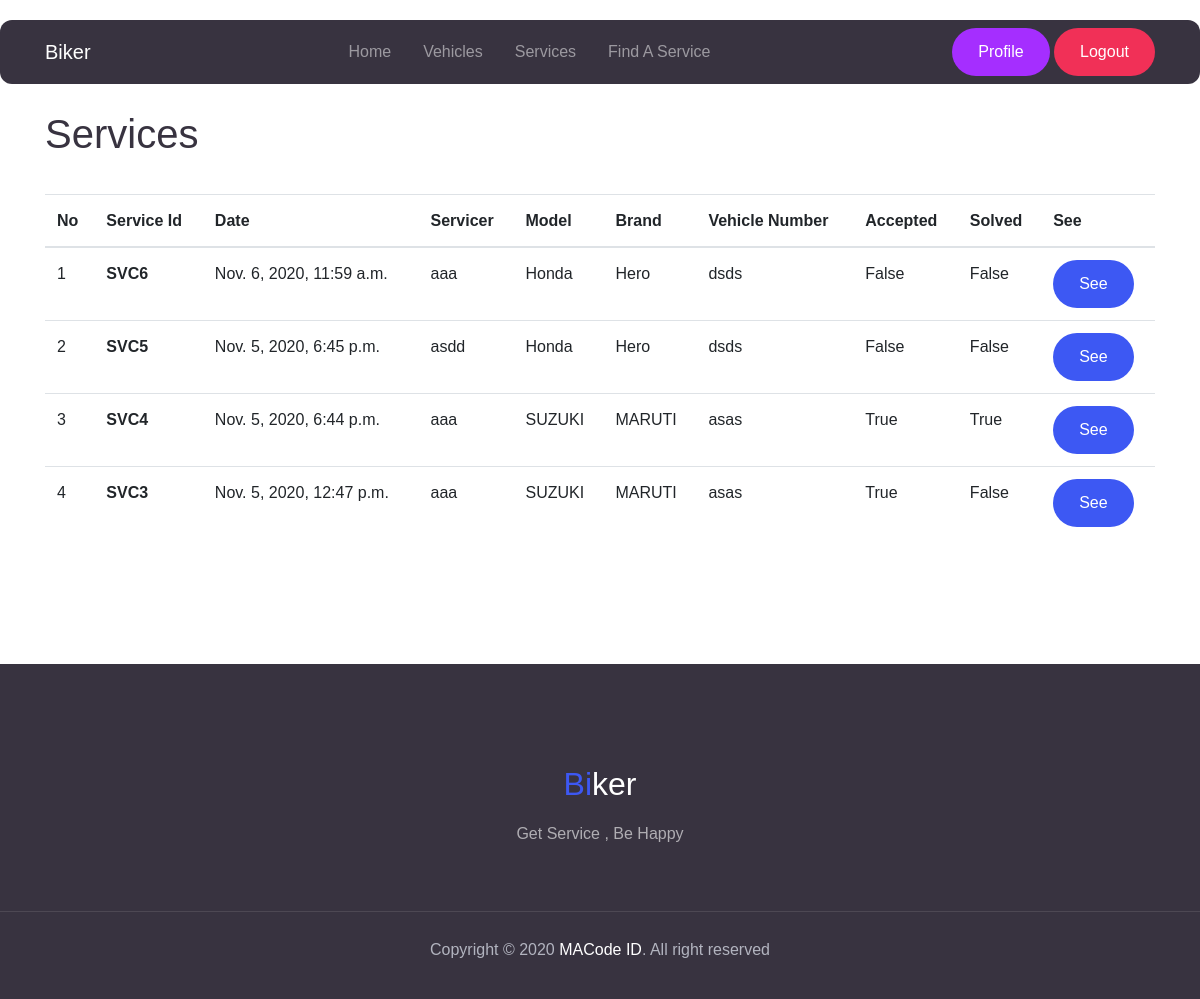
The page /account/services_user/ (signed in) on the database its author committed.
### service/models.py (models this page shows, shortened)
class Service(models.Model):
    servicer = models.ForeignKey(Account,related_name="servicer_service",on_delete=models.CASCADE)
    user = models.ForeignKey(Account,related_name="user_service",on_delete=models.CASCADE)
    brand = models.ForeignKey(Brand, related_name="brand_service", on_delete=models.CASCADE)
    vehicle_fk = models.ForeignKey(Vehicle,related_name="vehicle_service",on_delete=models.CASCADE,default=None)
    model_fk = models.ForeignKey(Models, related_name="model_service", on_delete=models.CASCADE)
    problem = models.TextField()
    problem_image = models.ImageField(verbose_name="Problem Image")
    solved = models.BooleanField(default=False)
    accept = models.BooleanField(default=False)
    remarks = models.TextField(default="",blank=True)
    review = models.TextField(default="",blank=True)
    cancel_user = models.BooleanField(default=False)
    cancel_servicer = models.BooleanField(default=False)
    created_at = models.DateTimeField(auto_now_add=True)
    updated_at = models.DateTimeField(auto_now=True)
    class Meta:
        ordering = ["-created_at"]

### account/models.py (models this page shows)
class Account(models.Model):
    user = models.ForeignKey(User,related_name="user_ac",on_delete=models.CASCADE)
    is_servicer = models.BooleanField(default=False)
    address_fl = models.CharField(max_length=200,verbose_name="Address First Line")
    address_sl = models.CharField(max_length=200, verbose_name="Address Second Line")
    city = models.CharField(max_length=200)
    zip = models.CharField(max_length=6)
    mobile = models.CharField(max_length=12,default="")
    created_at = models.DateTimeField(auto_now_add=True)
    updated_at = models.DateTimeField(auto_now=True)
    def __str__(self):
        return str(self.user)
    class Meta:
        ordering= ["-created_at"]

### model/models.py (models this page shows, shortened)
class Models(models.Model):
    model_name = models.CharField(max_length=100,verbose_name="Model Name")
    status = models.BooleanField(default=True)
    brand = models.ForeignKey(Brand,related_name="model_brand",on_delete=models.CASCADE)
    created_at = models.DateTimeField(auto_now_add=True)
    updated_at = models.DateTimeField(auto_now=True)
    class Meta:
        ordering = ["-created_at"]
        verbose_name_plural = "Models"
        verbose_name = "Model"

### brand/models.py (models this page shows, shortened)
class Brand(models.Model):
    brand = models.CharField(max_length=100)
    logo = models.ImageField()
    status = models.BooleanField(default=True)
    created_at = models.DateTimeField(auto_now_add=True)
    updated_at = models.DateTimeField(auto_now=True)
    class Meta:
        ordering= ["-created_at"]

### vehicles/models.py (models this page shows)
class Vehicle(models.Model):
    vehicle_number=models.CharField(max_length=20)
    model_fk = models.ForeignKey(Models,related_name="model_vehicle",on_delete=models.CASCADE)
    user = models.ForeignKey(Account,related_name="account_vehicle",on_delete=models.CASCADE)
    status= models.BooleanField(default=False)
    created_at = models.DateTimeField(auto_now_add=True)
    updated_at = models.DateTimeField(auto_now=True)
    def __str__(self):
        return self.vehicle_number
    class Meta:
        ordering = ["-created_at"]

### account/views.py (the view)
# urls.py: path('services_user/',views.user_service,name="user_services"),
def user_service(request):
     if not request.user.is_authenticated:
        return redirect('/')
     else:
        account = Account.objects.get(user=request.user)
        if account.is_servicer==True:
            return redirect('/')
        try:
            services= Service.objects.filter(user=account)
            context={
                "services":services,
             }
            return render(request,'account/page/user/services.html',context)
        except Exception as E:
            return HttpResponse(str(E))

### account/context.py (called while the page is built)
def get_user(request):
    try:
        ac = Account.objects.get(user=request.user)
        if ac.is_servicer:
            context ={
                "servicer":True
                }
        else:
            context ={
                "servicer":False
                }
    except Exception as e:
        context ={
                "servicer":False
                }
    return context

### account/templates/account/page/user/services.html (shortened to what this page needs)
{% extends 'shared/page/base.html'%}
{%block body%}
{% include 'account/component/user/services_user.html' %}
{% endblock %}

### shared/templates/shared/page/base.html (shortened to what this page needs)
<!DOCTYPE html>
<html lang="en">
<head>
  {% load static %}
  <link rel="stylesheet" href="{% static "/assets/css/maicons.css" %}">
  <link rel="stylesheet" href="{% static "/assets/vendor/animate/animate.css" %}">
  <link rel="stylesheet" href="{% static "/assets/vendor/owl-carousel/css/owl.carousel.min.css" %}">
  <link rel="stylesheet" href="{% static "/assets/css/bootstrap.css" %}">
  <link rel="stylesheet" href="{% static "/assets/css/mobster.css" %}">
</head>
<body>
<nav class="navbar navbar-expand-lg navbar-dark bg-dark navbar-floating text-dark" style="border-radius:12px;" >
  <div class="container">
    <a class="navbar-brand " href="#">
  Biker
    </a>
    <div class="collapse navbar-collapse text-dark" id="navbarToggler" >
     {% if user.is_authenticated%}
    {% if servicer %}
        <ul class="navbar-nav ml-auto mt-3 mt-lg-0" >
       <li class="nav-item">
          <a class="nav-link" href="/">Home</a>
        </li>
        <li class="nav-item">
          <a class="nav-link" href="{% url 'servicer_vehicle'%}">Vehicles</a>
        </li>
        <li class="nav-item">
          <a class="nav-link" href="{% url 'servicer_services'%}">Services</a>
        </li>
      </ul>
            <div class="ml-auto my-2 my-lg-0">
        <a href="/logout" class="btn btn-danger rounded-pill text-white">Logout</a>
  </div>
    {% else %}
       <ul class="navbar-nav ml-auto mt-3 mt-lg-0" >
       <li class="nav-item">
          <a class="nav-link" href="/">Home</a>
        </li>
        <li class="nav-item">
          <a class="nav-link" href="{% url 'vehicle_user' %}">Vehicles</a>
        </li>
        <li class="nav-item">
          <a class="nav-link" href="{% url 'user_services'%}">Services</a>
        </li>
          <li class="nav-item">
          <a class="nav-link" href="{% url 'find_service_user'%}">Find A Service</a>
        </li>
      </ul>
       <div class="ml-auto my-2 my-lg-0">
       <a href="/profile" class="btn btn-secondary rounded-pill text-white">Profile</a>
        <a href="/logout" class="btn btn-danger rounded-pill text-white">Logout</a>
  </div>
    {% endif %}
      {% endif %}
    </div>
  </div>
</nav>
{% block body %}
{% endblock %}
<div class="page-footer-section bg-dark fg-white">
  <div class="container mb-5">
    <div class="row justify-content-center text-center wow fadeInUp">
      <div class="col-lg-8">
        <h3 class="mb-3"><span class="fg-primary">Bi</span>ker</h3>
        <p class="caption">Get Service , Be Happy</p>
      </div>
    </div>
  </div>
  <hr>
  <p class="text-center mt-4 wow fadeIn">Copyright &copy; 2020 <a href="https://www.macodeid.com/" class="fg-white fw-medium">MACode ID</a>. All right reserved</p>
</div>
</body>
</html>

### account/templates/account/component/user/services_user.html (shortened to what this page needs)
<br>
<br>
<br>
<br>
<html lang="en">
<head>
</head>
<body>
<div class="container">
  <div>
  <h2>Services</h2>
  </div>
  <br>
  <div class="table-responsive">
  <table class="table">
    <thead>
      <tr>
        <th>No</th>
        <th>Service Id</th>
        <th>Date</th>
        <th>Servicer</th>
        <th>Model</th>
        <th>Brand</th>
        <th>Vehicle Number</th>
        <th>Accepted</th>
        <th>Solved</th>
        <th>See</th>
      </tr>
    </thead>
    <tbody>
    {% if services %}
    {% for s in services%}
      <tr>
      <td>{{forloop.counter}}</td>
      <th>SVC{{s.pk}}</th>
       <td>{{s.created_at}}</td>
        <td>{{s.servicer}}</td>
        <td>{{s.model_fk.model_name}}</td>
        <td>{{s.brand.brand}}</td>
          <td>{{s.vehicle_fk}}</td>
        <td>{{s.accept}}</td>
        <td>{{s.solved}}</td>
        <td><a href="{% url 'see_service_user' s.pk%}" class="btn btn-primary rounded-pill text-white" >See</a></td>
      </tr>
    {% endfor %}
   {% else %}
    <tr>
    <td rowspan="4">No Data Found!!.</td></tr>
   {% endif %}
    </tbody>
  </table>
  </div>
</div>
</body>
</html>
<br>
<br>
<br>
<br>

### shared/static/assets/css/mobster.css (style rules this page uses)
:root { --primary: #3D58F3; --secondary: #A52EFF; --success: #0ABF9E; --warning: #E89E09; --info: #4699F8; --danger: #F13057; --indigo: #602FDA; --dark: #383340; --light: #F0EEF5; --gray: #6b6872; --white: #fff; --font-family: 'Quicksand', Arial, Helvetica, sans-serif; --line-height: 1.7; }
body { font-family: 'Quicksand', Arial, Helvetica, sans-serif; font-size: 16px; line-height: 1.7; color: #383340; }
a { color: #526bf5; }
h1, h2, h3, h4, h5, h6, .h1, .h2, .h3, .h4, .h5, .h6 { line-height: 1.25; }
h2, .h2 { font-size: 2.5rem; }
h3, .h3 { font-size: 2rem; }
hr { border-color: #E4E1EB; }
.fw-medium { font-weight: 500 !important; }
.bg-dark { background-color: #383340 !important; }
.fg-primary { color: var(--primary) !important; }
.fg-white { color: #fff !important; }
.btn { padding: 10px 24px; border-width: 2px; }
.btn-primary { color: #ffffff; background-color: #3D58F3; border-color: transparent !important; }
.btn-secondary { color: #ffffff; background-color: #A52EFF; border-color: transparent !important; }
.btn-danger { color: #ffffff; background-color: #F13057; border-color: transparent !important; }
.navbar-floating { position: absolute; top: 0; left: 0; width: 100%; z-index: 99; }
.navbar-nav .nav-link { font-weight: 500; }
.navbar-expand-lg.navbar-floating.navbar-dark { background-color: #383340; box-shadow: 0 1px 6px rgba(56, 51, 64, 0.1); }
@media (min-width: 992px) { .navbar-expand-lg.navbar-floating { top: 20px; } }
@media (min-width: 992px) { .navbar-expand-lg .navbar-nav .nav-link { padding-left: 16px; padding-right: 16px; } }
@media (min-width: 992px) { .navbar-expand-lg.navbar-floating.navbar-dark { background-color: transparent; box-shadow: none; } }
.page-footer-section { position: relative; padding-top: 100px; padding-bottom: 20px; background-color: #F0EEF5; }
.page-footer-section.bg-dark .caption { color: rgba(255, 255, 255, 0.6); }
.page-footer-section.bg-dark hr { border-color: #4d4853; }
.page-footer-section a, .page-footer-section p { color: #B2B4BF; }

### rows shown on the page
Service: pk "6", created_at "Nov. 6, 2020, 11:59 a.m.", servicer "aaa", model_fk.model_name "Honda", brand.brand "Hero", vehicle_fk "dsds", accept "False", solved "False"
Service: pk "5", created_at "Nov. 5, 2020, 6:45 p.m.", servicer "asdd", model_fk.model_name "Honda", brand.brand "Hero", vehicle_fk "dsds", accept "False", solved "False"
Service: pk "4", created_at "Nov. 5, 2020, 6:44 p.m.", servicer "aaa", model_fk.model_name "SUZUKI", brand.brand "MARUTI", vehicle_fk "asas", accept "True", solved "True"
Service: pk "3", created_at "Nov. 5, 2020, 12:47 p.m.", servicer "aaa", model_fk.model_name "SUZUKI", brand.brand "MARUTI", vehicle_fk "asas", accept "True", solved "False"
